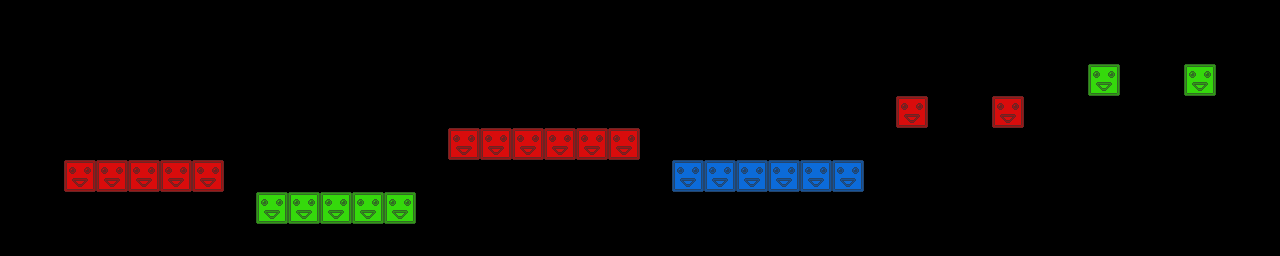

Below is a game level as drawn by its tile map, then a one-line description and the .tmx that defines it (tile-layer data replaced by summaries):
An orthogonal 40x8 tile map with 32x32 px tiles, 3 tile layers (red, green, blue) and 10 objects.

<map version="1.0" orientation="orthogonal" width="40" height="8" tilewidth="32" tileheight="32">
 <tileset firstgid="1" name="blocks" tilewidth="32" tileheight="32">
  <image source="blocks.png" width="96" height="32" />
 </tileset>
 <layer name="red" width="40" height="8">
  <data>[320 cells, 13 non-empty, 1 distinct tile ids]</data>
 </layer>
 <layer name="green" width="40" height="8">
  <data>[320 cells, 7 non-empty, 1 distinct tile ids]</data>
 </layer>
 <layer name="blue" width="40" height="8">
  <data>[320 cells, 6 non-empty, 1 distinct tile ids]</data>
 </layer>
 <objectgroup name="crystals" width="40" height="8">
  <object x="491" y="111">
   <ellipse />
  </object>
  <object x="595" y="110">
   <ellipse />
  </object>
  <object x="742" y="144">
   <ellipse />
  </object>
  <object x="831" y="143">
   <ellipse />
  </object>
  <object x="114" y="145">
   <ellipse />
  </object>
  <object x="207" y="143">
   <ellipse />
  </object>
  <object x="312" y="175">
   <ellipse />
  </object>
  <object x="392" y="177">
   <ellipse />
  </object>
  <object x="911" y="80">
   <ellipse />
  </object>
  <object x="1202" y="51">
   <ellipse />
  </object>
 </objectgroup>
</map>
